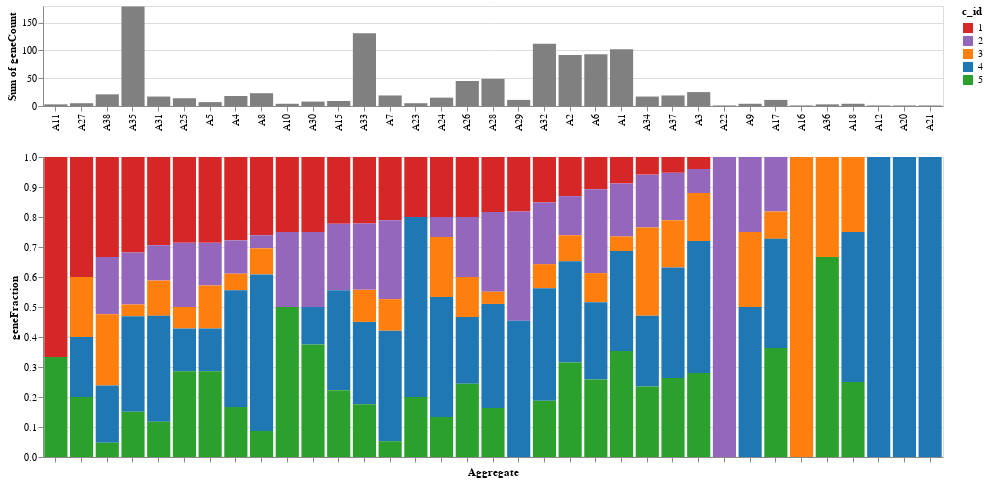

The cell this chart's notebook holds for it:
### Code cell
aggregateList = list(modaggregate_grp_DF.ModuleAggregate.values)
stackedBar = alt.Chart(modaggregate_grp_DF,height=300,width=900).mark_bar(filled=True,).encode(
    x=alt.X("ModuleAggregate",sort=list(modaggregate_grp_DF.ModuleAggregate.values),axis=alt.Axis(title="Aggregate",labels=False)),
    y=alt.Y("geneFraction"),
    color=alt.Color('c_id:O',scale=alt.Scale(domain=list(color_key.keys()),range=list(color_key.values()))),
    tooltip=list(modaggregate_grp_DF.columns)
)

tCount = alt.Chart(modaggregate_grp_DF,height=100,width=900).mark_bar(filled=True,color="gray").encode(
    x=alt.X("ModuleAggregate",sort=list(modaggregate_grp_DF.ModuleAggregate.values),axis=alt.Axis(title="",labels=True)),
    y=alt.Y("sum(geneCount)"),
    tooltip=["ModuleAggregate","sum(geneCount)"]
)

alt.vconcat(tCount, stackedBar)

### Figure 1 — Vega-Lite specification as saved in the notebook (floating-point values rounded to 4 significant figures; data arrays with more than 128 entries replaced by an {"elided": "..."} marker saying what was removed)
{"config": {"view": {"continuousWidth": 300, "continuousHeight": 300}}, "vconcat": [{"mark": {"type": "bar", "color": "gray", "filled": true}, "encoding": {"tooltip": [{"field": "ModuleAggregate", "type": "nominal"}, {"aggregate": "sum", "field": "geneCount", "type": "quantitative"}], "x": {"axis": {"labels": true, "title": ""}, "field": "ModuleAggregate", "sort": {"elided": "135 str values"}, "type": "nominal"}, "y": {"aggregate": "sum", "field": "geneCount", "type": "quantitative"}}, "height": 100, "width": 900}, {"mark": {"type": "bar", "filled": true}, "encoding": {"color": {"field": "c_id", "scale": {"domain": [1, 2, 3, 4, 5], "range": ["#d62728", "#9467bd", "#ff7f0e", "#1f77b4", "#2ca02c"]}, "type": "ordinal"}, "tooltip": [{"field": "ModuleAggregate", "type": "nominal"}, {"field": "ModuleTitle", "type": "nominal"}, {"field": "ModuleIds", "type": "nominal"}, {"field": "c_id", "type": "quantitative"}, {"field": "geneCount", "type": "quantitative"}, {"field": "geneFraction", "type": "quantitative"}, {"field": "geneList", "type": "nominal"}, {"field": "pct_geneAggregate", "type": "quantitative"}, {"field": "a_pathogenic_assoc", "type": "quantitative"}, {"field": "b_host_immune_Respo", "type": "quantitative"}, {"field": "c_organ_dysfunction", "type": "quantitative"}, {"field": "d_circu_leu_imm_biol", "type": "quantitative"}, {"field": "e_biomarker_clinical", "type": "quantitative"}, {"field": "f_pot_bolldtransc_biomarker", "type": "quantitative"}, {"field": "g_drug_target", "type": "quantitative"}, {"field": "h_theraputically_rel", "type": "quantitative"}], "x": {"axis": {"labels": false, "title": "Aggregate"}, "field": "ModuleAggregate", "sort": {"elided": "135 str values"}, "type": "nominal"}, "y": {"field": "geneFraction", "type": "quantitative"}}, "height": 300, "width": 900}], "data": {"name": "data-fb7c66cfc11daad8e99a07f5e26e055b"}, "$schema": "https://vega.github.io/schema/vega-lite/v5.14.1.json", "datasets": {"data-fb7c66cfc11daad8e99a07f5e26e055b": {"elided": "135 records"}}}
